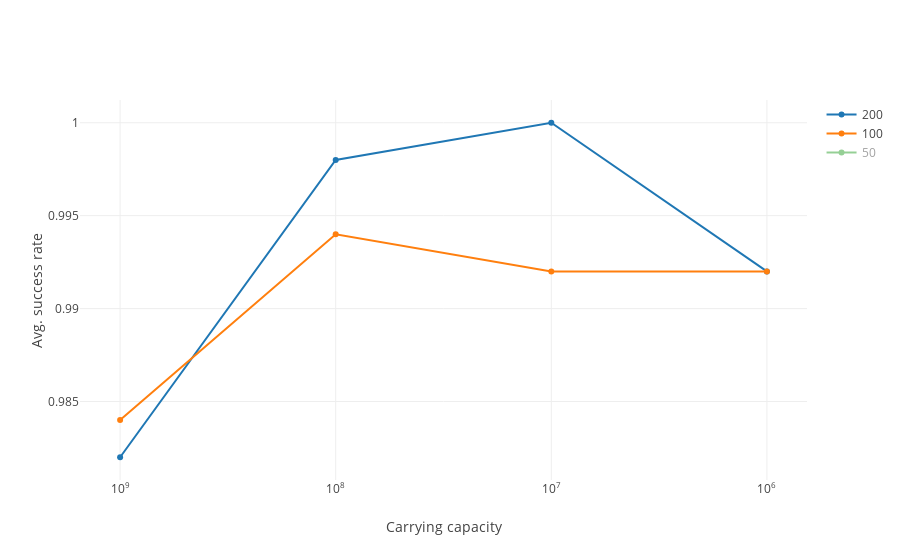

The code cell stored with this chart in its notebook:
### Code cell
data = [go.Scatter(
    x=['10<sup>9</sup>', '10<sup>8</sup>',
       '10<sup>7</sup>', '10<sup>6</sup>'],
    y=[df[i]['Success rate'].mean() for df in [K1, K2, K3, K4]],
    name=f,
) for i, f in enumerate(frequencies)]

data[2].update(visible='legendonly')

layout = go.Layout(
    xaxis = dict(title='Carrying capacity'),
    yaxis = dict(title='Avg. success rate')
)

fig = go.Figure(data=data, layout=layout)
iplot(fig, show_link=False)
pio.write_image(fig, 'fig4.pdf')

### Figure 1 — Plotly figure (JSON) as saved in the notebook; plotly's stock layout.template omitted (floating-point values rounded to 4 significant figures)
{"data": [{"name": "200", "type": "scatter", "uid": "27ce6f02-de77-11e8-9103-947e40c53e24", "x": ["10<sup>9</sup>", "10<sup>8</sup>", "10<sup>7</sup>", "10<sup>6</sup>"], "y": [0.982, 0.998, 1, 0.992]}, {"name": "100", "type": "scatter", "uid": "27ce6f03-de77-11e8-a61c-947e40c53e24", "x": ["10<sup>9</sup>", "10<sup>8</sup>", "10<sup>7</sup>", "10<sup>6</sup>"], "y": [0.984, 0.994, 0.992, 0.992]}, {"name": "50", "type": "scatter", "uid": "27ce6f04-de77-11e8-ab38-947e40c53e24", "visible": "legendonly", "x": ["10<sup>9</sup>", "10<sup>8</sup>", "10<sup>7</sup>", "10<sup>6</sup>"], "y": [0.786, 0.998, 0.996, 0.998]}], "layout": {"xaxis": {"title": "Carrying capacity"}, "yaxis": {"title": "Avg. success rate"}}}
